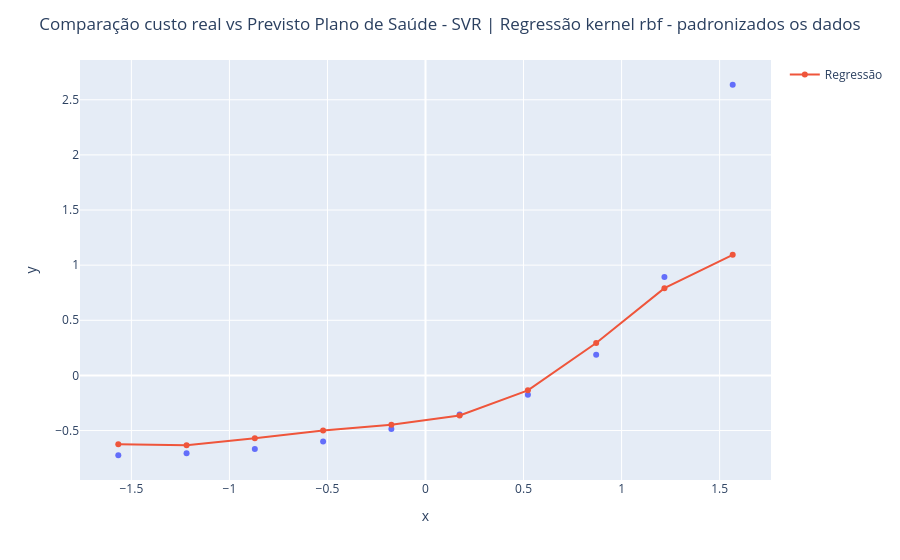

Notebook source saved alongside this figure:
### Code cell
grafico = px.scatter(x = X_plano_saude2_scaled.ravel(), y = y_plano_saude2_scaled.ravel())
grafico.add_scatter(x = X_plano_saude2_scaled.ravel(), y = regressor_svr_saude_rbf.predict(X_plano_saude2_scaled), name = 'Regressão')
grafico.update_layout(
        title=f'Comparação custo real vs Previsto Plano de Saúde - SVR | Regressão kernel rbf - padronizados os dados',
        title_x=0.5
    )
grafico.show()
grafico.write_html(f"Grafico_svr_regressao_planosaude_54.html")  # valor real o azul, previsto o vermelho regressão

### Figure 1 — Plotly figure (JSON) as saved in the notebook; plotly's stock layout.template omitted (floating-point values rounded to 4 significant figures)
{"data": [{"hovertemplate": "x=%{x}<br>y=%{y}<extra></extra>", "legendgroup": "", "marker": {"color": "#636efa", "symbol": "circle"}, "mode": "markers", "name": "", "orientation": "v", "showlegend": false, "type": "scatter", "x": [-1.567, -1.219, -0.8704, -0.5222, -0.1741, 0.1741, 0.5222, 0.8704, 1.219, 1.567], "xaxis": "x", "y": [-0.724, -0.7066, -0.6682, -0.5984, -0.4867, -0.3542, -0.1762, 0.1867, 0.8915, 2.636], "yaxis": "y"}, {"name": "Regressão", "type": "scatter", "x": [-1.567, -1.219, -0.8704, -0.5222, -0.1741, 0.1741, 0.5222, 0.8704, 1.219, 1.567], "y": [-0.6235, -0.6329, -0.5707, -0.4987, -0.4464, -0.3633, -0.1355, 0.2935, 0.7912, 1.094]}], "layout": {"autosize": true, "legend": {"tracegroupgap": 0}, "margin": {"t": 60}, "title": {"text": "Comparação custo real vs Previsto Plano de Saúde - SVR | Regressão kernel rbf - padronizados os dados", "x": 0.5}, "xaxis": {"anchor": "y", "autorange": true, "domain": [0, 1], "range": [-1.757, 1.757], "title": {"text": "x"}, "type": "linear"}, "yaxis": {"anchor": "x", "autorange": true, "domain": [0, 1], "range": [-0.9842, 2.896], "title": {"text": "y"}, "type": "linear"}}}
